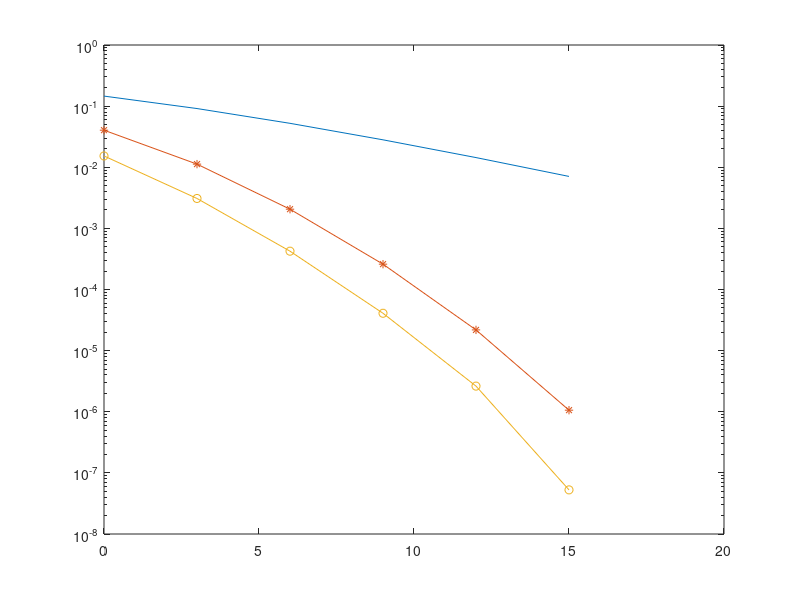

Recreate this plot in MATLAB. (Note: this script raises an error after producing the figure.)
% EE492m Homework 3 no. 3
% Kome Oteri
clear all 
close all
SnrdB = 0:3:15;
Ne = 1;
dmin = 2;
ResultsSISO = zeros(1,length(SnrdB));
ResultsAC = zeros(1,length(SnrdB));
ResultsED = zeros(1,length(SnrdB));

max_iter = 10000
for iter = 1:max_iter,
    h = sqrt(1/2)*(randn(1) + j*randn(1));
    for count = 1:length(SnrdB),
        rho = 10.^(SnrdB(count)/10);    
        eta = rho * abs(h).^2;
        x = sqrt((eta *dmin^2)/2);        
        ResultsSISO(count) = ResultsSISO(count)+ 0.5* Ne* erfc(x/sqrt(2)) ;   
    end
end
semilogy(SnrdB,ResultsSISO/max_iter);

for iter = 1:max_iter,
    H = sqrt(1/2)*(randn(2,2) + j*randn(2,2));
    for count = 1:length(SnrdB),
        rho = 10.^(SnrdB(count)/10);    
        etaAC = rho * (norm(H,'fro').^2)/2;
        xAC = sqrt((etaAC *dmin.^2)/2);
        ResultsAC(count) = ResultsAC(count)+ 0.5* Ne* erfc(xAC/sqrt(2)) ;   
        a = svd(H);        
        etaED = rho *a(1).^2;
        xED = sqrt((etaED *dmin.^2)/2);
        ResultsED(count) = ResultsED(count)+ 0.5*  Ne* erfc(xED/sqrt(2)) ;           
    end
end
hold on
semilogy(SnrdB,ResultsAC/max_iter,'-*');
semilogy(SnrdB,ResultsED/max_iter,'-o');
% grid on
legend('No Diversity','Alamouti','Dominant Eigenmode',0)
xlabel ('SNR (dB)')
ylabel ('SER')
title('Alamouti Code Peformance')